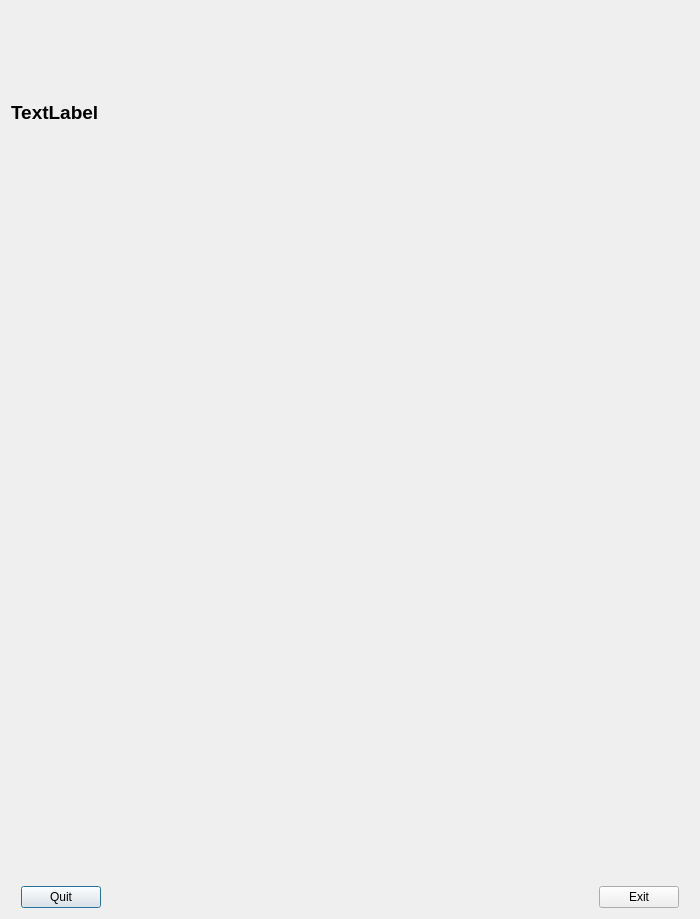
<?xml version="1.0" encoding="UTF-8"?>
<ui version="4.0">
 <class>ParametersDialog</class>
 <widget class="QDialog" name="ParametersDialog">
  <property name="geometry">
   <rect>
    <x>0</x>
    <y>0</y>
    <width>700</width>
    <height>919</height>
   </rect>
  </property>
  <property name="sizePolicy">
   <sizepolicy hsizetype="Fixed" vsizetype="Expanding">
    <horstretch>0</horstretch>
    <verstretch>0</verstretch>
   </sizepolicy>
  </property>
  <property name="minimumSize">
   <size>
    <width>700</width>
    <height>0</height>
   </size>
  </property>
  <property name="maximumSize">
   <size>
    <width>700</width>
    <height>1500</height>
   </size>
  </property>
  <property name="windowTitle">
   <string>Dialog</string>
  </property>
  <layout class="QVBoxLayout" name="verticalLayout">
   <item>
    <widget class="QLabel" name="label">
     <property name="font">
      <font>
       <pointsize>14</pointsize>
       <weight>75</weight>
       <bold>true</bold>
      </font>
     </property>
     <property name="layoutDirection">
      <enum>Qt::LeftToRight</enum>
     </property>
     <property name="text">
      <string>TextLabel</string>
     </property>
    </widget>
   </item>
   <item>
    <widget class="ParametersWidget" name="parametersWidget_dialog">
     <property name="toolTip">
      <string>The current time</string>
     </property>
     <property name="whatsThis">
      <string>The analog clock widget displays the current time.</string>
     </property>
    </widget>
   </item>
   <item>
    <spacer name="verticalSpacer">
     <property name="orientation">
      <enum>Qt::Vertical</enum>
     </property>
     <property name="sizeType">
      <enum>QSizePolicy::Fixed</enum>
     </property>
     <property name="sizeHint" stdset="0">
      <size>
       <width>20</width>
       <height>20</height>
      </size>
     </property>
    </spacer>
   </item>
   <item>
    <widget class="ParametersWidget" name="parametersWidget_train">
     <property name="toolTip">
      <string>The current time</string>
     </property>
     <property name="whatsThis">
      <string>The analog clock widget displays the current time.</string>
     </property>
    </widget>
   </item>
   <item>
    <spacer name="verticalSpacer_2">
     <property name="orientation">
      <enum>Qt::Vertical</enum>
     </property>
     <property name="sizeType">
      <enum>QSizePolicy::Fixed</enum>
     </property>
     <property name="sizeHint" stdset="0">
      <size>
       <width>20</width>
       <height>20</height>
      </size>
     </property>
    </spacer>
   </item>
   <item>
    <widget class="ParametersWidget" name="ParametersWidget_algorithm">
     <property name="toolTip">
      <string>The current time</string>
     </property>
     <property name="whatsThis">
      <string>The analog clock widget displays the current time.</string>
     </property>
    </widget>
   </item>
   <item>
    <layout class="QHBoxLayout" name="horizontalLayout">
     <property name="leftMargin">
      <number>10</number>
     </property>
     <property name="rightMargin">
      <number>10</number>
     </property>
     <item>
      <widget class="QPushButton" name="pushButton_quit">
       <property name="text">
        <string>Quit</string>
       </property>
      </widget>
     </item>
     <item>
      <spacer name="horizontalSpacer">
       <property name="orientation">
        <enum>Qt::Horizontal</enum>
       </property>
       <property name="sizeHint" stdset="0">
        <size>
         <width>40</width>
         <height>20</height>
        </size>
       </property>
      </spacer>
     </item>
     <item>
      <widget class="QPushButton" name="pushButton_exit">
       <property name="text">
        <string>Exit</string>
       </property>
      </widget>
     </item>
    </layout>
   </item>
  </layout>
 </widget>
 <customwidgets>
  <customwidget>
   <class>ParametersWidget</class>
   <extends>QWidget</extends>
   <header>ParametersWidget</header>
  </customwidget>
 </customwidgets>
 <resources/>
 <connections>
  <connection>
   <sender>pushButton_quit</sender>
   <signal>clicked()</signal>
   <receiver>ParametersDialog</receiver>
   <slot>reject()</slot>
   <hints>
    <hint type="sourcelabel">
     <x>56</x>
     <y>891</y>
    </hint>
    <hint type="destinationlabel">
     <x>349</x>
     <y>459</y>
    </hint>
   </hints>
  </connection>
 </connections>
</ui>
